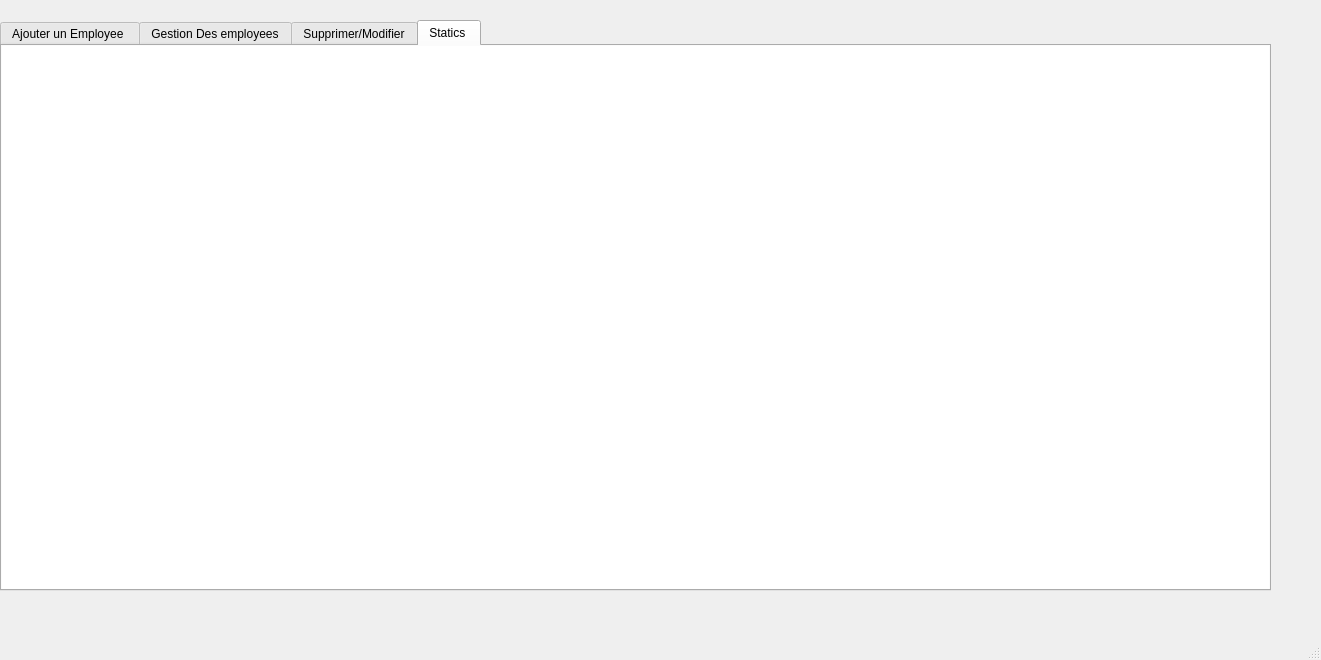
<?xml version="1.0" encoding="UTF-8"?>
<ui version="4.0">
 <class>MainWindow</class>
 <widget class="QMainWindow" name="MainWindow">
  <property name="geometry">
   <rect>
    <x>0</x>
    <y>0</y>
    <width>1321</width>
    <height>660</height>
   </rect>
  </property>
  <property name="windowTitle">
   <string>CCC</string>
  </property>
  <property name="windowIcon">
   <iconset>
    <normaloff>../../../../Downloads/c++ logo.png</normaloff>../../../../Downloads/c++ logo.png</iconset>
  </property>
  <property name="styleSheet">
   <string notr="true">QFrame{
background:white;

}
QLabel{
color:white;
font-size:16px;
}
QPushButton
{
background:red;
border-radius:16px;
}
QPushButton:hover {
transform: scale(5); 
width : 250px;
color:red;
}
QPushButton{
color:white;
border-radius:15px;
}
QLineEdit
{
background:transparent;
border:none;
color:#a0a0a0;
font-size:16px;
border-bottom:1px solid #333;
}</string>
  </property>
  <widget class="QWidget" name="centralwidget">
   <widget class="QTabWidget" name="tabWidget">
    <property name="geometry">
     <rect>
      <x>0</x>
      <y>20</y>
      <width>1271</width>
      <height>571</height>
     </rect>
    </property>
    <property name="styleSheet">
     <string notr="true">background:white;
QLabel{
color:white;
font-size:16px;
}
QPushButton
{
background:red;
border-radius:16px;
}
QPushButton:hover {
transform: scale(5); 
width : 250px;
color:red;
}</string>
    </property>
    <property name="currentIndex">
     <number>3</number>
    </property>
    <widget class="QWidget" name="widget">
     <attribute name="title">
      <string>Ajouter un Employee </string>
     </attribute>
     <widget class="QLabel" name="label">
      <property name="geometry">
       <rect>
        <x>350</x>
        <y>110</y>
        <width>81</width>
        <height>51</height>
       </rect>
      </property>
      <property name="font">
       <font>
        <family>Yu Gothic UI</family>
        <pointsize>-1</pointsize>
       </font>
      </property>
      <property name="styleSheet">
       <string notr="true">color: rgb(12, 12, 12);</string>
      </property>
      <property name="text">
       <string>Nom :</string>
      </property>
     </widget>
     <widget class="QLabel" name="label_2">
      <property name="geometry">
       <rect>
        <x>340</x>
        <y>160</y>
        <width>91</width>
        <height>31</height>
       </rect>
      </property>
      <property name="font">
       <font>
        <family>Yu Gothic UI</family>
        <pointsize>-1</pointsize>
        <weight>50</weight>
        <bold>false</bold>
       </font>
      </property>
      <property name="styleSheet">
       <string notr="true">color: rgb(22, 22, 22);</string>
      </property>
      <property name="text">
       <string>Prenom :</string>
      </property>
     </widget>
     <widget class="QLineEdit" name="le_nom">
      <property name="geometry">
       <rect>
        <x>470</x>
        <y>130</y>
        <width>161</width>
        <height>20</height>
       </rect>
      </property>
      <property name="styleSheet">
       <string notr="true">
color: rgb(4, 4, 4);</string>
      </property>
     </widget>
     <widget class="QLineEdit" name="le_prenom">
      <property name="geometry">
       <rect>
        <x>470</x>
        <y>170</y>
        <width>161</width>
        <height>20</height>
       </rect>
      </property>
      <property name="styleSheet">
       <string notr="true">color: rgb(8, 8, 8);</string>
      </property>
     </widget>
     <widget class="QLineEdit" name="le_cin">
      <property name="geometry">
       <rect>
        <x>470</x>
        <y>210</y>
        <width>161</width>
        <height>20</height>
       </rect>
      </property>
      <property name="styleSheet">
       <string notr="true">color: rgb(8, 8, 8);</string>
      </property>
     </widget>
     <widget class="QLabel" name="label_3">
      <property name="geometry">
       <rect>
        <x>360</x>
        <y>200</y>
        <width>91</width>
        <height>31</height>
       </rect>
      </property>
      <property name="font">
       <font>
        <family>Yu Gothic UI</family>
        <pointsize>-1</pointsize>
        <weight>50</weight>
        <bold>false</bold>
       </font>
      </property>
      <property name="styleSheet">
       <string notr="true">color: rgb(22, 22, 22);</string>
      </property>
      <property name="text">
       <string>CIN :</string>
      </property>
     </widget>
     <widget class="QLabel" name="label_4">
      <property name="geometry">
       <rect>
        <x>370</x>
        <y>240</y>
        <width>91</width>
        <height>31</height>
       </rect>
      </property>
      <property name="font">
       <font>
        <family>Yu Gothic UI</family>
        <pointsize>-1</pointsize>
        <weight>50</weight>
        <bold>false</bold>
       </font>
      </property>
      <property name="styleSheet">
       <string notr="true">color: rgb(22, 22, 22);</string>
      </property>
      <property name="text">
       <string>ID :</string>
      </property>
     </widget>
     <widget class="QLabel" name="label_5">
      <property name="geometry">
       <rect>
        <x>360</x>
        <y>290</y>
        <width>91</width>
        <height>31</height>
       </rect>
      </property>
      <property name="font">
       <font>
        <family>Yu Gothic UI</family>
        <pointsize>-1</pointsize>
        <weight>50</weight>
        <bold>false</bold>
       </font>
      </property>
      <property name="styleSheet">
       <string notr="true">color: rgb(22, 22, 22);</string>
      </property>
      <property name="text">
       <string>Role :</string>
      </property>
     </widget>
     <widget class="QPushButton" name="pushButton_7">
      <property name="geometry">
       <rect>
        <x>110</x>
        <y>90</y>
        <width>75</width>
        <height>23</height>
       </rect>
      </property>
      <property name="text">
       <string>PushButton</string>
      </property>
     </widget>
     <widget class="QGroupBox" name="groupBox">
      <property name="geometry">
       <rect>
        <x>180</x>
        <y>60</y>
        <width>881</width>
        <height>461</height>
       </rect>
      </property>
      <property name="title">
       <string/>
      </property>
      <widget class="QPushButton" name="pushButton_8">
       <property name="geometry">
        <rect>
         <x>480</x>
         <y>0</y>
         <width>271</width>
         <height>231</height>
        </rect>
       </property>
       <property name="styleSheet">
        <string notr="true">background:transparent;</string>
       </property>
       <property name="text">
        <string/>
       </property>
       <property name="icon">
        <iconset>
         <normaloff>../../../../Downloads/c++ logo.png</normaloff>../../../../Downloads/c++ logo.png</iconset>
       </property>
       <property name="iconSize">
        <size>
         <width>200</width>
         <height>200</height>
        </size>
       </property>
      </widget>
      <widget class="QLineEdit" name="le_role">
       <property name="geometry">
        <rect>
         <x>290</x>
         <y>230</y>
         <width>161</width>
         <height>20</height>
        </rect>
       </property>
       <property name="styleSheet">
        <string notr="true">color: rgb(8, 8, 8);</string>
       </property>
      </widget>
      <widget class="QLineEdit" name="le_id">
       <property name="geometry">
        <rect>
         <x>290</x>
         <y>190</y>
         <width>161</width>
         <height>20</height>
        </rect>
       </property>
       <property name="styleSheet">
        <string notr="true">color: rgb(8, 8, 8);</string>
       </property>
      </widget>
      <widget class="QLabel" name="label_6">
       <property name="geometry">
        <rect>
         <x>170</x>
         <y>270</y>
         <width>81</width>
         <height>31</height>
        </rect>
       </property>
       <property name="styleSheet">
        <string notr="true">color: rgb(22, 22, 22);</string>
       </property>
       <property name="text">
        <string>Le salaire :</string>
       </property>
      </widget>
      <widget class="QLineEdit" name="le_salaire">
       <property name="geometry">
        <rect>
         <x>290</x>
         <y>270</y>
         <width>161</width>
         <height>20</height>
        </rect>
       </property>
       <property name="styleSheet">
        <string notr="true">color: rgb(8, 8, 8);</string>
       </property>
      </widget>
      <widget class="QPushButton" name="pb_ajouter">
       <property name="geometry">
        <rect>
         <x>190</x>
         <y>360</y>
         <width>211</width>
         <height>31</height>
        </rect>
       </property>
       <property name="cursor">
        <cursorShape>PointingHandCursor</cursorShape>
       </property>
       <property name="styleSheet">
        <string notr="true">background-color:#001F26;
</string>
       </property>
       <property name="text">
        <string>Valider</string>
       </property>
      </widget>
     </widget>
     <zorder>groupBox</zorder>
     <zorder>label</zorder>
     <zorder>label_2</zorder>
     <zorder>le_nom</zorder>
     <zorder>le_prenom</zorder>
     <zorder>le_cin</zorder>
     <zorder>label_3</zorder>
     <zorder>label_4</zorder>
     <zorder>label_5</zorder>
     <zorder>pushButton_7</zorder>
    </widget>
    <widget class="QWidget" name="widget">
     <attribute name="title">
      <string>Gestion Des employees</string>
     </attribute>
     <widget class="QLineEdit" name="chercher_id">
      <property name="geometry">
       <rect>
        <x>370</x>
        <y>90</y>
        <width>161</width>
        <height>20</height>
       </rect>
      </property>
      <property name="styleSheet">
       <string notr="true">color: rgb(8, 8, 8);</string>
      </property>
     </widget>
     <widget class="QPushButton" name="pushButton_9">
      <property name="geometry">
       <rect>
        <x>880</x>
        <y>-10</y>
        <width>151</width>
        <height>161</height>
       </rect>
      </property>
      <property name="styleSheet">
       <string notr="true">background:transparent;</string>
      </property>
      <property name="text">
       <string/>
      </property>
      <property name="icon">
       <iconset>
        <normaloff>../../../../Downloads/c++ logo.png</normaloff>../../../../Downloads/c++ logo.png</iconset>
      </property>
      <property name="iconSize">
       <size>
        <width>150</width>
        <height>200</height>
       </size>
      </property>
     </widget>
     <widget class="QTableView" name="tabemp">
      <property name="geometry">
       <rect>
        <x>210</x>
        <y>161</y>
        <width>751</width>
        <height>271</height>
       </rect>
      </property>
     </widget>
     <widget class="QPushButton" name="chercher">
      <property name="geometry">
       <rect>
        <x>540</x>
        <y>90</y>
        <width>131</width>
        <height>31</height>
       </rect>
      </property>
      <property name="cursor">
       <cursorShape>PointingHandCursor</cursorShape>
      </property>
      <property name="styleSheet">
       <string notr="true">background-color:#001F26;
</string>
      </property>
      <property name="text">
       <string>rechercher</string>
      </property>
     </widget>
     <widget class="QComboBox" name="tri">
      <property name="geometry">
       <rect>
        <x>680</x>
        <y>90</y>
        <width>101</width>
        <height>22</height>
       </rect>
      </property>
      <property name="styleSheet">
       <string notr="true">background-color:#001F26;
</string>
      </property>
      <property name="currentText">
       <string>SALAIRE</string>
      </property>
      <item>
       <property name="text">
        <string>SALAIRE</string>
       </property>
      </item>
      <item>
       <property name="text">
        <string>NOM</string>
       </property>
      </item>
      <item>
       <property name="text">
        <string>NBHTRAVAIL</string>
       </property>
      </item>
     </widget>
     <widget class="QPushButton" name="QR">
      <property name="geometry">
       <rect>
        <x>740</x>
        <y>440</y>
        <width>81</width>
        <height>31</height>
       </rect>
      </property>
      <property name="cursor">
       <cursorShape>PointingHandCursor</cursorShape>
      </property>
      <property name="styleSheet">
       <string notr="true">background-color:#001F26;
</string>
      </property>
      <property name="text">
       <string>QR code</string>
      </property>
     </widget>
     <widget class="QPushButton" name="pdf">
      <property name="geometry">
       <rect>
        <x>640</x>
        <y>440</y>
        <width>91</width>
        <height>31</height>
       </rect>
      </property>
      <property name="cursor">
       <cursorShape>PointingHandCursor</cursorShape>
      </property>
      <property name="styleSheet">
       <string notr="true">background-color:#001F26;
</string>
      </property>
      <property name="text">
       <string>Carte employee</string>
      </property>
     </widget>
     <widget class="QLabel" name="label_qr">
      <property name="geometry">
       <rect>
        <x>1040</x>
        <y>210</y>
        <width>121</width>
        <height>111</height>
       </rect>
      </property>
      <property name="text">
       <string>TextLabel</string>
      </property>
     </widget>
     <zorder>tabemp</zorder>
     <zorder>chercher_id</zorder>
     <zorder>pushButton_9</zorder>
     <zorder>chercher</zorder>
     <zorder>tri</zorder>
     <zorder>QR</zorder>
     <zorder>pdf</zorder>
     <zorder>label_qr</zorder>
    </widget>
    <widget class="QWidget" name="tab">
     <attribute name="title">
      <string>Supprimer/Modifier</string>
     </attribute>
     <widget class="QGroupBox" name="groupBox_2">
      <property name="geometry">
       <rect>
        <x>100</x>
        <y>60</y>
        <width>451</width>
        <height>371</height>
       </rect>
      </property>
      <property name="title">
       <string/>
      </property>
      <widget class="QLineEdit" name="supp_id">
       <property name="geometry">
        <rect>
         <x>140</x>
         <y>170</y>
         <width>161</width>
         <height>20</height>
        </rect>
       </property>
       <property name="styleSheet">
        <string notr="true">
color: rgb(4, 4, 4);</string>
       </property>
      </widget>
      <widget class="QLabel" name="label_13">
       <property name="geometry">
        <rect>
         <x>90</x>
         <y>110</y>
         <width>271</width>
         <height>31</height>
        </rect>
       </property>
       <property name="font">
        <font>
         <family>Yu Gothic UI</family>
         <pointsize>-1</pointsize>
         <weight>50</weight>
         <bold>false</bold>
        </font>
       </property>
       <property name="styleSheet">
        <string notr="true">color: rgb(22, 22, 22);</string>
       </property>
       <property name="text">
        <string>Donner l'id d'employee a supprimer :</string>
       </property>
      </widget>
      <widget class="QPushButton" name="pushButton_10">
       <property name="geometry">
        <rect>
         <x>0</x>
         <y>230</y>
         <width>141</width>
         <height>131</height>
        </rect>
       </property>
       <property name="styleSheet">
        <string notr="true">background:transparent;</string>
       </property>
       <property name="text">
        <string/>
       </property>
       <property name="icon">
        <iconset>
         <normaloff>../../../../Downloads/c++ logo.png</normaloff>../../../../Downloads/c++ logo.png</iconset>
       </property>
       <property name="iconSize">
        <size>
         <width>100</width>
         <height>100</height>
        </size>
       </property>
      </widget>
     </widget>
     <widget class="QGroupBox" name="groupBox_3">
      <property name="geometry">
       <rect>
        <x>620</x>
        <y>60</y>
        <width>431</width>
        <height>371</height>
       </rect>
      </property>
      <property name="title">
       <string/>
      </property>
      <widget class="QLabel" name="label_7">
       <property name="geometry">
        <rect>
         <x>130</x>
         <y>30</y>
         <width>241</width>
         <height>31</height>
        </rect>
       </property>
       <property name="font">
        <font>
         <family>Yu Gothic UI</family>
         <pointsize>-1</pointsize>
         <weight>50</weight>
         <bold>false</bold>
        </font>
       </property>
       <property name="styleSheet">
        <string notr="true">color: rgb(22, 22, 22);</string>
       </property>
       <property name="text">
        <string>ID employee a Modifier :</string>
       </property>
      </widget>
      <widget class="QLabel" name="label_8">
       <property name="geometry">
        <rect>
         <x>50</x>
         <y>150</y>
         <width>91</width>
         <height>31</height>
        </rect>
       </property>
       <property name="font">
        <font>
         <family>Yu Gothic UI</family>
         <pointsize>-1</pointsize>
         <weight>50</weight>
         <bold>false</bold>
        </font>
       </property>
       <property name="styleSheet">
        <string notr="true">color: rgb(22, 22, 22);</string>
       </property>
       <property name="text">
        <string>Prenom :</string>
       </property>
      </widget>
      <widget class="QLabel" name="label_9">
       <property name="geometry">
        <rect>
         <x>50</x>
         <y>100</y>
         <width>81</width>
         <height>51</height>
        </rect>
       </property>
       <property name="font">
        <font>
         <family>Yu Gothic UI</family>
         <pointsize>-1</pointsize>
        </font>
       </property>
       <property name="styleSheet">
        <string notr="true">color: rgb(12, 12, 12);</string>
       </property>
       <property name="text">
        <string>Nom :</string>
       </property>
      </widget>
      <widget class="QLabel" name="label_10">
       <property name="geometry">
        <rect>
         <x>60</x>
         <y>190</y>
         <width>91</width>
         <height>31</height>
        </rect>
       </property>
       <property name="font">
        <font>
         <family>Yu Gothic UI</family>
         <pointsize>-1</pointsize>
         <weight>50</weight>
         <bold>false</bold>
        </font>
       </property>
       <property name="styleSheet">
        <string notr="true">color: rgb(22, 22, 22);</string>
       </property>
       <property name="text">
        <string>CIN :</string>
       </property>
      </widget>
      <widget class="QLabel" name="label_11">
       <property name="geometry">
        <rect>
         <x>60</x>
         <y>240</y>
         <width>91</width>
         <height>31</height>
        </rect>
       </property>
       <property name="font">
        <font>
         <family>Yu Gothic UI</family>
         <pointsize>-1</pointsize>
         <weight>50</weight>
         <bold>false</bold>
        </font>
       </property>
       <property name="styleSheet">
        <string notr="true">color: rgb(22, 22, 22);</string>
       </property>
       <property name="text">
        <string>Role :</string>
       </property>
      </widget>
      <widget class="QLabel" name="label_12">
       <property name="geometry">
        <rect>
         <x>40</x>
         <y>280</y>
         <width>81</width>
         <height>31</height>
        </rect>
       </property>
       <property name="styleSheet">
        <string notr="true">color: rgb(22, 22, 22);</string>
       </property>
       <property name="text">
        <string>Le salaire :</string>
       </property>
      </widget>
      <widget class="QLineEdit" name="id_mod">
       <property name="geometry">
        <rect>
         <x>140</x>
         <y>70</y>
         <width>161</width>
         <height>20</height>
        </rect>
       </property>
       <property name="styleSheet">
        <string notr="true">
color: rgb(4, 4, 4);</string>
       </property>
      </widget>
      <widget class="QLineEdit" name="name_mod">
       <property name="geometry">
        <rect>
         <x>140</x>
         <y>110</y>
         <width>161</width>
         <height>20</height>
        </rect>
       </property>
       <property name="styleSheet">
        <string notr="true">
color: rgb(4, 4, 4);</string>
       </property>
      </widget>
      <widget class="QLineEdit" name="prenom_mod">
       <property name="geometry">
        <rect>
         <x>140</x>
         <y>150</y>
         <width>161</width>
         <height>20</height>
        </rect>
       </property>
       <property name="styleSheet">
        <string notr="true">
color: rgb(4, 4, 4);</string>
       </property>
      </widget>
      <widget class="QLineEdit" name="cin_mod">
       <property name="geometry">
        <rect>
         <x>140</x>
         <y>190</y>
         <width>161</width>
         <height>20</height>
        </rect>
       </property>
       <property name="styleSheet">
        <string notr="true">
color: rgb(4, 4, 4);</string>
       </property>
      </widget>
      <widget class="QLineEdit" name="role_mod">
       <property name="geometry">
        <rect>
         <x>140</x>
         <y>230</y>
         <width>161</width>
         <height>20</height>
        </rect>
       </property>
       <property name="styleSheet">
        <string notr="true">
color: rgb(4, 4, 4);</string>
       </property>
      </widget>
      <widget class="QLineEdit" name="salaire_mod">
       <property name="geometry">
        <rect>
         <x>140</x>
         <y>280</y>
         <width>161</width>
         <height>20</height>
        </rect>
       </property>
       <property name="styleSheet">
        <string notr="true">
color: rgb(4, 4, 4);</string>
       </property>
      </widget>
     </widget>
     <widget class="QPushButton" name="modifier">
      <property name="geometry">
       <rect>
        <x>850</x>
        <y>420</y>
        <width>181</width>
        <height>31</height>
       </rect>
      </property>
      <property name="cursor">
       <cursorShape>PointingHandCursor</cursorShape>
      </property>
      <property name="styleSheet">
       <string notr="true">background-color: rgb(243, 214, 23);</string>
      </property>
      <property name="text">
       <string>Modifier</string>
      </property>
     </widget>
     <widget class="QPushButton" name="supprimer">
      <property name="geometry">
       <rect>
        <x>350</x>
        <y>420</y>
        <width>181</width>
        <height>31</height>
       </rect>
      </property>
      <property name="cursor">
       <cursorShape>PointingHandCursor</cursorShape>
      </property>
      <property name="styleSheet">
       <string notr="true">background-color: rgb(255, 0, 0);
</string>
      </property>
      <property name="text">
       <string>Supprimer </string>
      </property>
     </widget>
    </widget>
    <widget class="QWidget" name="tab_2">
     <attribute name="title">
      <string>Statics </string>
     </attribute>
     <widget class="QWidget" name="verticalLayoutWidget">
      <property name="geometry">
       <rect>
        <x>110</x>
        <y>60</y>
        <width>821</width>
        <height>361</height>
       </rect>
      </property>
      <layout class="QVBoxLayout" name="verticalLayout"/>
     </widget>
    </widget>
   </widget>
  </widget>
  <widget class="QMenuBar" name="menubar">
   <property name="geometry">
    <rect>
     <x>0</x>
     <y>0</y>
     <width>1321</width>
     <height>22</height>
    </rect>
   </property>
  </widget>
  <widget class="QStatusBar" name="statusbar"/>
 </widget>
 <resources/>
 <connections/>
</ui>
